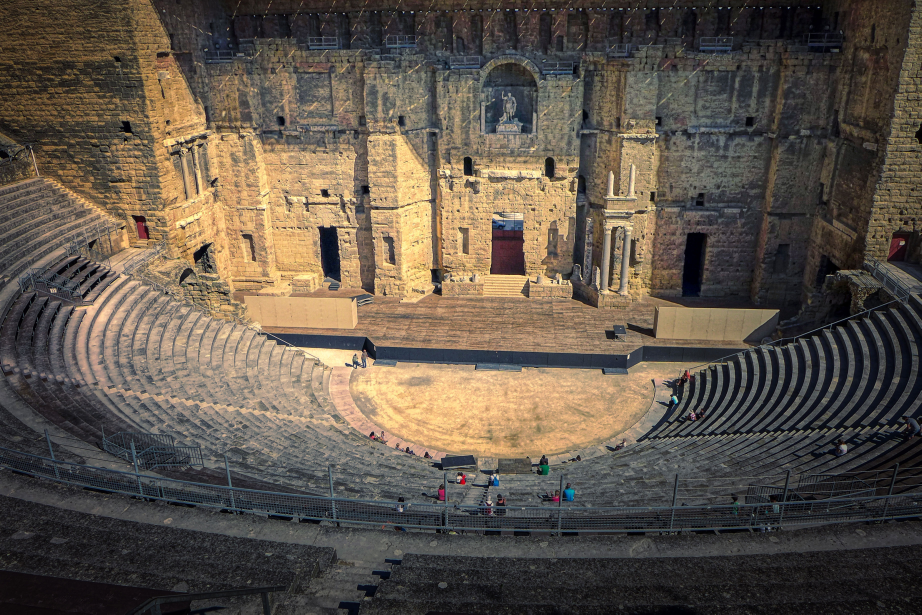
#> input picture roman-theatre-of-orange.jpg, 3686 x 2457 px (shown at 1/4 size)
$ python cat_fight.py
#> lines starting #> are read from the running program, lines starting #| are printed output that depends on the picture; after the words box and inside, x2 and y2 are one past the last pixel; in counts of white or black regions, pixels touching at a corner belong together
### util/utils.py
import cv2
import numpy as np

def read_file(filename: str) -> cv2.typing.MatLike:
#> called with filename = 'roman-theatre-of-orange.jpg'
    img = cv2.imread(filename, cv2.IMREAD_UNCHANGED)
#> img is the input picture: shape (2457, 3686, 3); mean B, G, R 74.4, 85.5, 95.5
#> call 2 of read_file, with filename = 'cats-fighting.png'
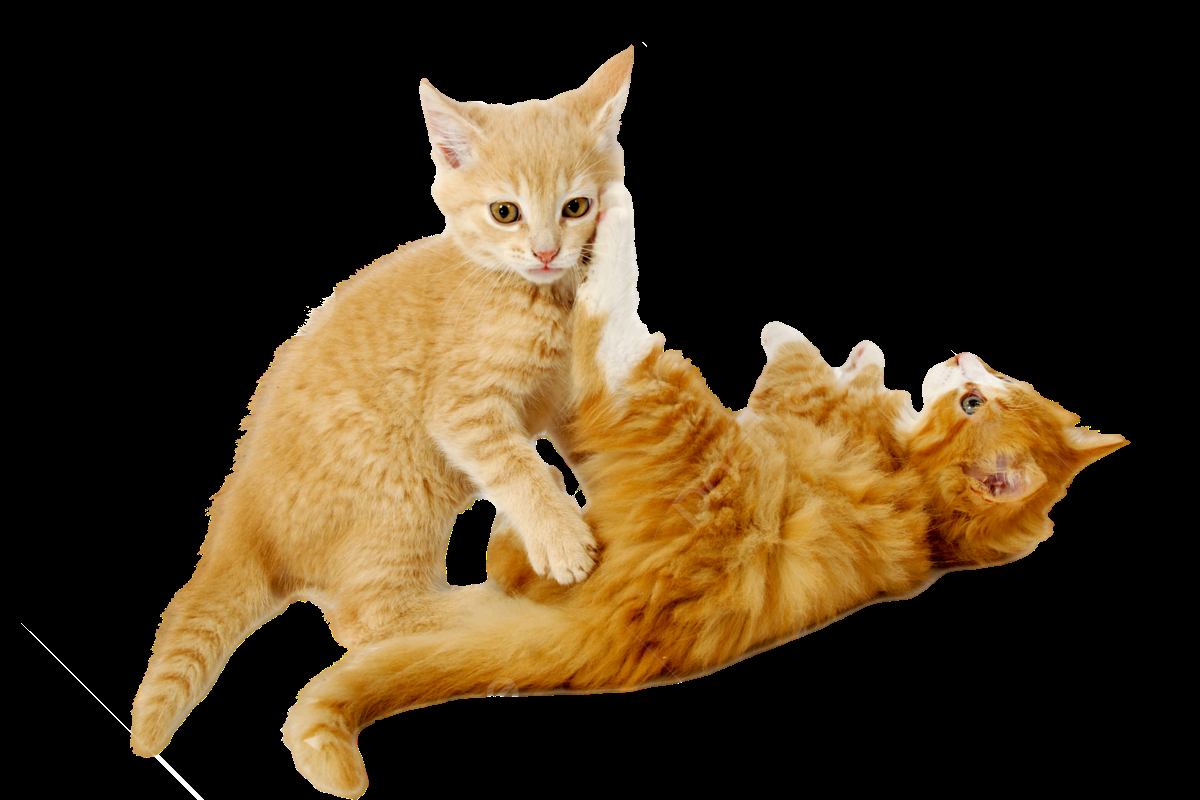
#> input picture cats-fighting.png, 1200 x 800 px
#> in read_file, img is the input picture: shape (800, 1200, 4); mean B, G, R, A 27.5, 49.9, 65.7, 81.6
#> call 3 of read_file, with filename = 'scratch-overlay3.png'
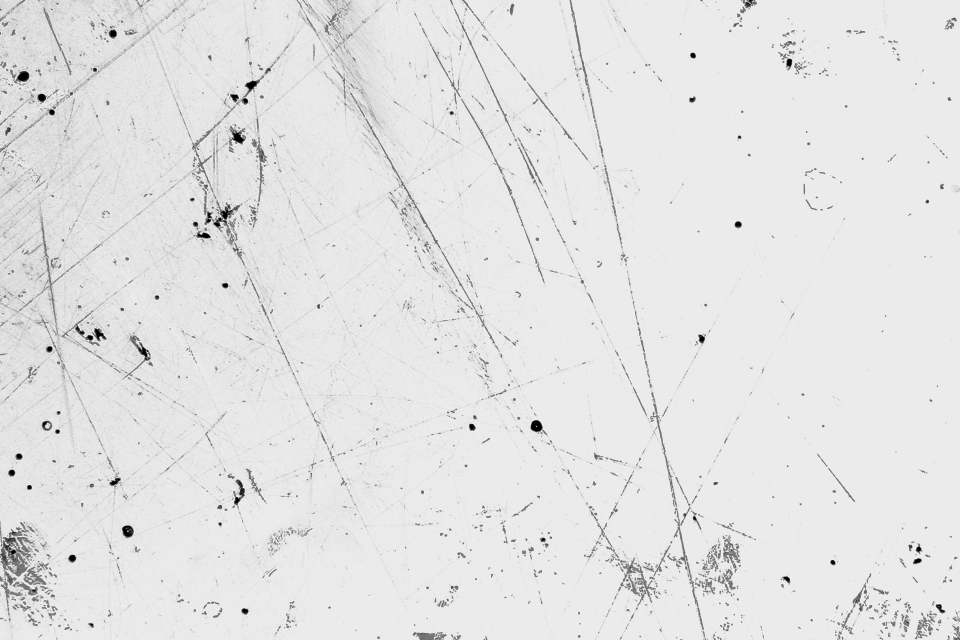
#> input picture scratch-overlay3.png, 1920 x 1280 px (shown at 1/2 size)
#> in read_file, img is the input picture: shape (1280, 1920, 4); mean B, G, R, A 227.8, 227.8, 227.8, 61
#> call 4 of read_file, with filename = 'crumpled-paper.jpg'
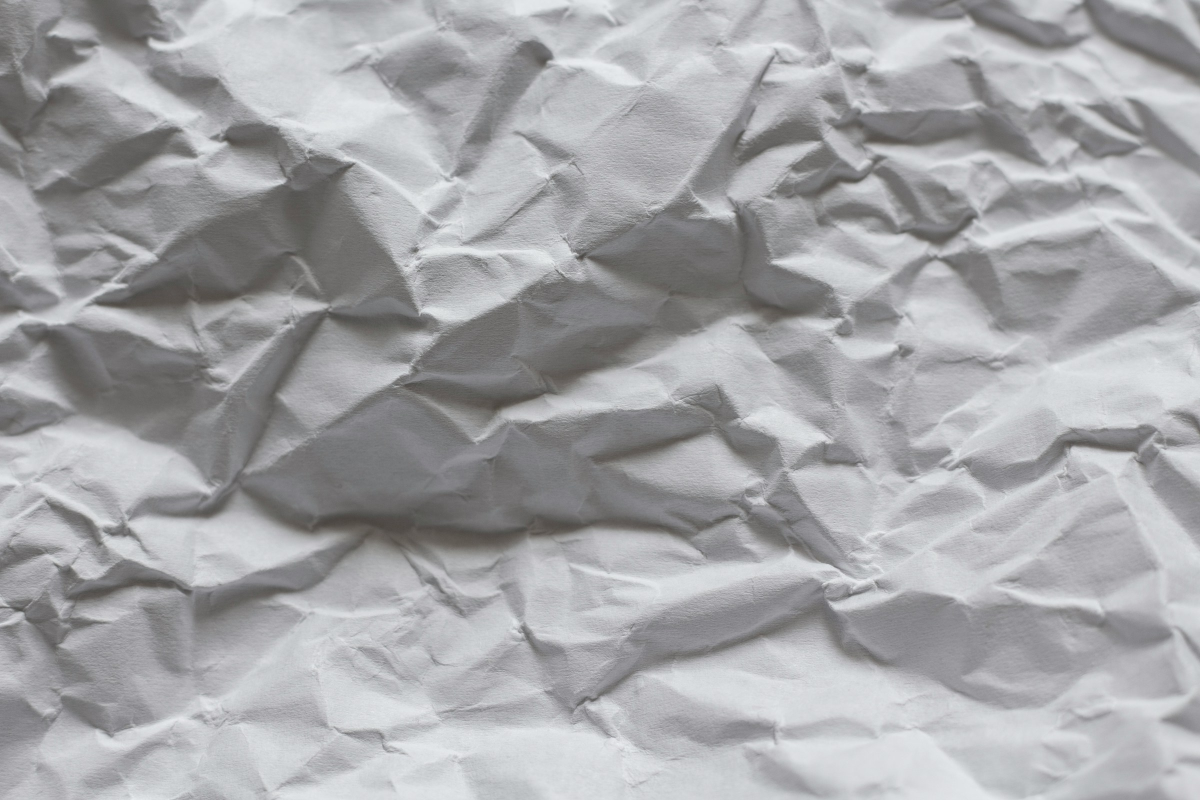
#> input picture crumpled-paper.jpg, 2400 x 1600 px (shown at 1/2 size)
#> in read_file, img is the input picture: shape (1600, 2400, 3); mean B, G, R 168.7, 166, 165.5
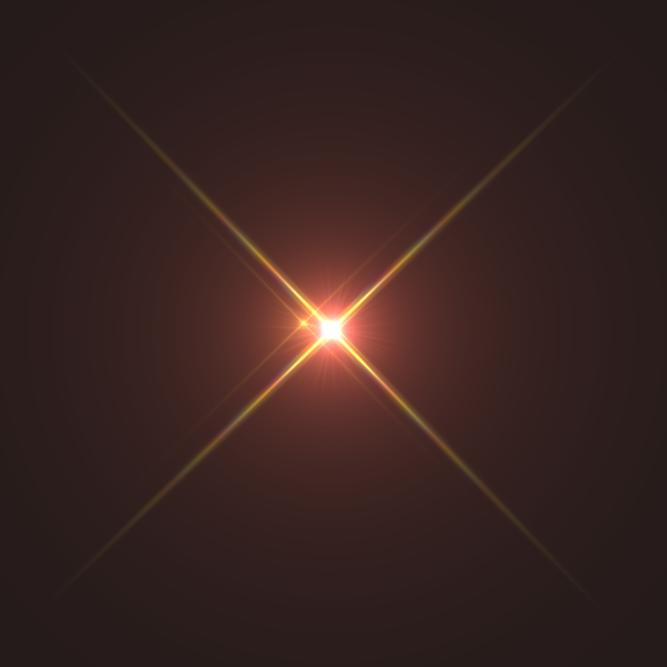
#> input picture flare.png, 2000 x 2000 px (shown at 1/3 size)
#> in read_file, img is the input picture: shape (2000, 2000, 4); mean B, G, R, A 32.4, 35.3, 55.6, 33.9

    return img

def resize_percentage(image: cv2.typing.MatLike, percentage: float) -> cv2.typing.MatLike:
#> called with percentage = 0.5
    return cv2.resize(image, (0, 0), fx = percentage, fy = percentage)

def extend_image(image: np.ndarray, height: int, width: int, color):
#> called with height = 100, width = 100, color = 0
    half_height = int(height / 2)
    half_width = int(width / 2)

    image_extended = np.ndarray((image.shape[0] + height,) + (image.shape[1] + width,) + image.shape[2:], dtype=image.dtype)
    image_extended[:, :] = color
    image_extended[
        half_height:image.shape[0] + half_height,
        half_width:image.shape[1] + half_width, :
    ] = image

    return image_extended

# [15 lines left out: functions add_alpha_channel, desaturate, not called in this run]

def overlay_transparent(background, foreground, x_offset=None, y_offset=None):
    """
    Overlay a forground onto the background (background will be modified)
    """

    bg_h, bg_w, bg_channels = background.shape
    fg_h, fg_w, fg_channels = foreground.shape

    assert bg_channels == 3, f'background image should have exactly 3 channels (RGB). found:{bg_channels}'
    assert fg_channels == 4, f'foreground image should have exactly 4 channels (RGBA). found:{fg_channels}'

    # center by default
    if x_offset is None: x_offset = (bg_w - fg_w) // 2
    if y_offset is None: y_offset = (bg_h - fg_h) // 2

    w = min(fg_w, bg_w, fg_w + x_offset, bg_w - x_offset)
    h = min(fg_h, bg_h, fg_h + y_offset, bg_h - y_offset)

    if w < 1 or h < 1: return

    # clip foreground and background images to the overlapping regions
    bg_x = max(0, x_offset)
    bg_y = max(0, y_offset)
    fg_x = max(0, x_offset * -1)
    fg_y = max(0, y_offset * -1)
    foreground = foreground[fg_y:fg_y + h, fg_x:fg_x + w]
    background_subsection = background[bg_y:bg_y + h, bg_x:bg_x + w]

    # separate alpha and color channels from the foreground image
    foreground_colors = foreground[:, :, :3]
    alpha_channel = foreground[:, :, 3] / 255  # 0-255 => 0.0-1.0

    # construct an alpha_mask that matches the image shape
    alpha_mask = np.dstack((alpha_channel, alpha_channel, alpha_channel))

    # combine the background with the overlay image weighted by alpha
    composite = background_subsection * (1 - alpha_mask) + foreground_colors * alpha_mask

    # overwrite the section of the background image that has been updated
    background[bg_y:bg_y + h, bg_x:bg_x + w] = composite

def overlay_transparent_to_transparent(background, foreground, x_offset=None, y_offset=None):
    """
    Overlay a foreground onto the background (background will be modified)
    """

    bg_h, bg_w, bg_channels = background.shape
    fg_h, fg_w, fg_channels = foreground.shape

    assert bg_channels == 4, f'background image should have exactly 4 channels (RGBA). found:{bg_channels}'
    assert fg_channels == 4, f'foreground image should have exactly 4 channels (RGBA). found:{fg_channels}'

    # center by default
    if x_offset is None: x_offset = (bg_w - fg_w) // 2
    if y_offset is None: y_offset = (bg_h - fg_h) // 2

    # calculate overlapping regions
    bg_x = max(0, x_offset)
    bg_y = max(0, y_offset)
    fg_x = max(0, -x_offset)
    fg_y = max(0, -y_offset)
    w = min(fg_w - fg_x, bg_w - bg_x)
    h = min(fg_h - fg_y, bg_h - bg_y)

    if w < 1 or h < 1:
        return

    # clip foreground and background images to the overlapping regions
    foreground = foreground[fg_y:fg_y + h, fg_x:fg_x + w]
    background_subsection = background[bg_y:bg_y + h, bg_x:bg_x + w]

    # separate alpha channels from foreground and background images
    background_alpha = background_subsection[:, :, 3] / 255  # 0-255 => 0.0-1.0
    foreground_alpha = foreground[:, :, 3] / 255  # 0-255 => 0.0-1.0

    # combine the alphas to get the final alpha channel for the composite image
    composite_alpha = foreground_alpha + background_alpha * (1 - foreground_alpha)

    # calculate the composite color channels
    composite_colors = (
        foreground[:, :, :3] * foreground_alpha[..., None] +
        background_subsection[:, :, :3] * background_alpha[..., None] * (1 - foreground_alpha[..., None])
    )

    # combine the alpha and color channels into the composite image
    composite = np.empty((h, w, 4), dtype=np.uint8)
    composite[:, :, :3] = composite_colors
    composite[:, :, 3] = composite_alpha * 255

    # overwrite the section of the background image that has been updated
    background[bg_y:bg_y + h, bg_x:bg_x + w] = composite

def glow_image(image, loop: int, extend: int, color_multiplier):
    image = extend_image(image, extend, extend, 0)

    inv_loop = 1.0 / loop
    image_alpha = image[:, :, 3]
    image_glow = cv2.Canny(image_alpha, 50, 150)
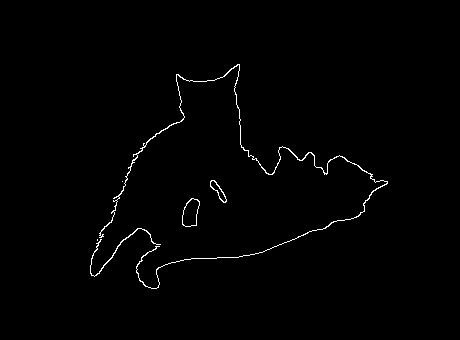
#> image_glow: shape (340, 460); 0.93% white in thin lines or dots, all inside (x1, y1, x2, y2) = (90, 64, 388, 289)

    for i in range(0, loop):
        image_glow = cv2.GaussianBlur(image_glow, (5, 5), 10) + cv2.multiply(image_glow, inv_loop)

    image_glow = cv2.cvtColor(image_glow, cv2.COLOR_GRAY2RGBA)
#> image_glow: shape (340, 460, 4)
    image_glow[:, :, 3] = image_glow[:, :, 1]
    image_glow = cv2.multiply(image_glow, color_multiplier)

    for i in range(0, 3):
        overlay_transparent_to_transparent(
            image,
            image_glow,
        )
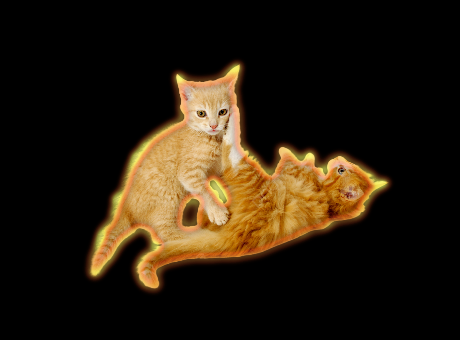
#> image: shape (340, 460, 4); mean B, G, R, A 13.8, 28.1, 39.1, 52

    return image

def show_image(image):
    # cv2.imshow("image", butterfly)
    cv2.imshow("image", image)
    # add wait key. window waits until user presses a key
    cv2.waitKey(0)
    # and finally destroy/close all open windows
    cv2.destroyAllWindows()

### cat_fight.py
import cv2
import numpy as np
from util.utils import *

background = read_file("roman-theatre-of-orange.jpg")
cats_fighting = read_file("cats-fighting.png")
scratch_overlay = read_file("scratch-overlay3.png")
crumpled_paper = read_file("crumpled-paper.jpg")
flare = read_file("flare.png")

background = resize_percentage(background, 0.5)
cats_fighting = resize_percentage(cats_fighting, 0.3)
flare = resize_percentage(flare, 0.6)

cats_fighting = glow_image(cats_fighting, 10, 100, (1, 2.6, 7.6, 1))
flare[:, :, 3] = flare[:, :, 3] * 0.7
flare[:, :, 1] = flare[:, :, 1] * 0.5
flare[:, :, 0] = flare[:, :, 0] * 0.6

crumpled_paper = crumpled_paper[
    :background.shape[0],
    :background.shape[1],
]

overlay_transparent(
    background,
    cats_fighting,
    int(background.shape[1] * 0.5) - 150,
)

overlay_transparent(
    background,
    flare,
    int(background.shape[1] * 0.25) - 100,
    int(background.shape[0] * 0.25) - 240,
)

overlay_transparent(
    background,
    scratch_overlay,
)

background = (background/255)*(crumpled_paper/255) * 255
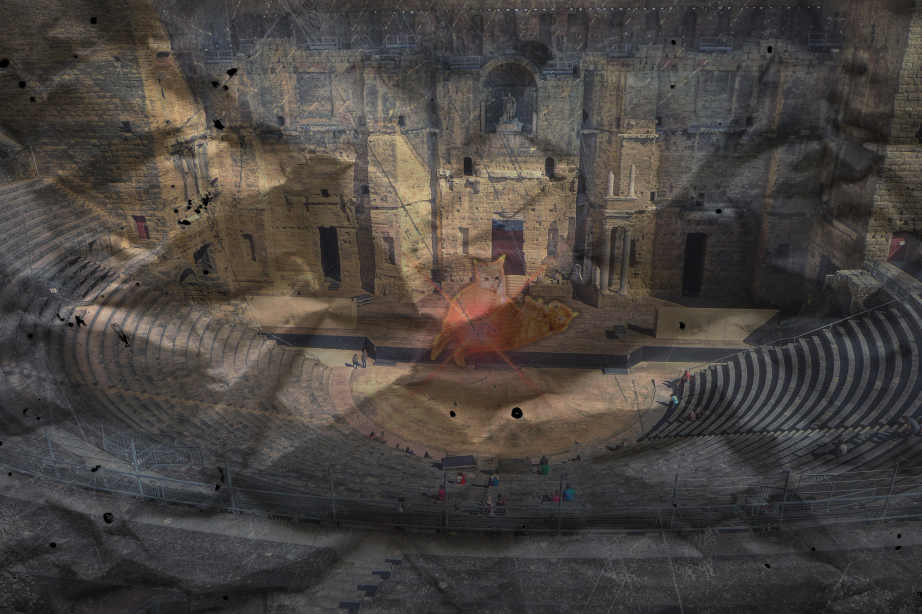
#> background: shape (1228, 1843, 3) float64 (shown at 1/2 size); mean B, G, R 64, 67.6, 72.8
background = background.astype(np.uint8)
# background += 0.05

show_image(background)
cv2.imwrite("cat_fight.png", background)
